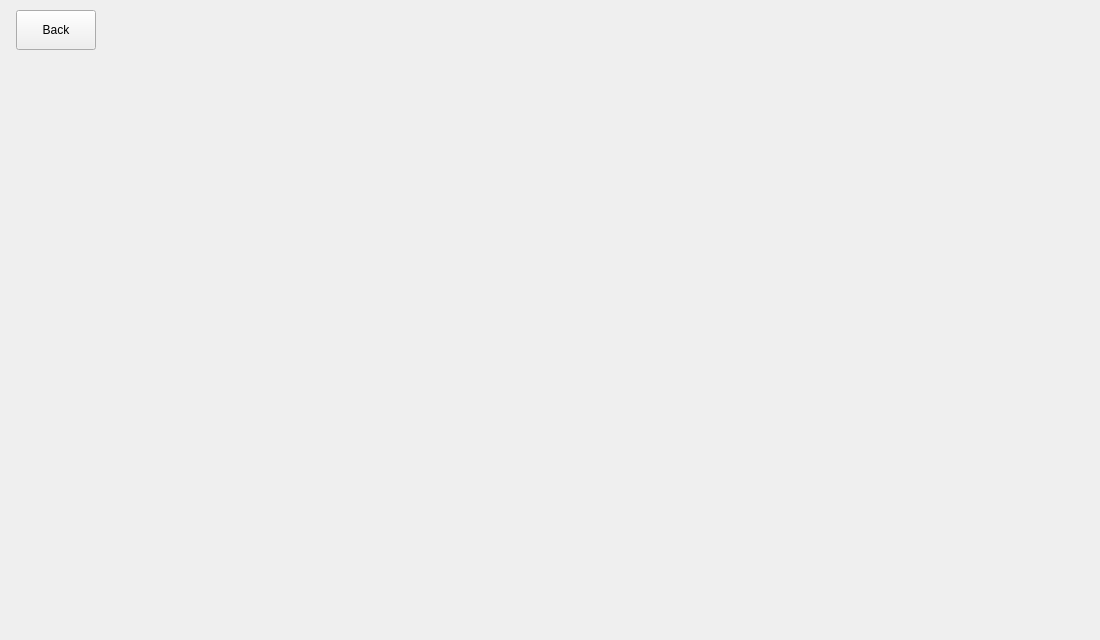
<?xml version="1.0" encoding="UTF-8"?>
<ui version="4.0">
 <class>KeeperMainWidget</class>
 <widget class="QWidget" name="KeeperMainWidget">
  <property name="geometry">
   <rect>
    <x>0</x>
    <y>0</y>
    <width>1100</width>
    <height>640</height>
   </rect>
  </property>
  <layout class="QVBoxLayout" name="rootLayout">
   <property name="spacing">
    <number>0</number>
   </property>
   <property name="leftMargin">
    <number>0</number>
   </property>
   <property name="topMargin">
    <number>0</number>
   </property>
   <property name="rightMargin">
    <number>0</number>
   </property>
   <property name="bottomMargin">
    <number>0</number>
   </property>
   <item>
    <widget class="QFrame" name="topBar">
     <property name="frameShape">
      <enum>QFrame::Shape::NoFrame</enum>
     </property>
     <layout class="QHBoxLayout" name="topBarLayout">
      <property name="spacing">
       <number>12</number>
      </property>
      <property name="leftMargin">
       <number>16</number>
      </property>
      <property name="topMargin">
       <number>10</number>
      </property>
      <property name="rightMargin">
       <number>16</number>
      </property>
      <property name="bottomMargin">
       <number>10</number>
      </property>
      <item>
       <widget class="QPushButton" name="backButton">
        <property name="minimumSize">
         <size>
          <width>0</width>
          <height>40</height>
         </size>
        </property>
        <property name="cursor">
         <cursorShape>PointingHandCursor</cursorShape>
        </property>
        <property name="text">
         <string>Back</string>
        </property>
        <property name="iconName" stdset="0">
         <string notr="true">arrow-left</string>
        </property>
       </widget>
      </item>
      <item>
       <spacer name="topSpacer">
        <property name="orientation">
         <enum>Qt::Orientation::Horizontal</enum>
        </property>
        <property name="sizeHint" stdset="0">
         <size>
          <width>40</width>
          <height>20</height>
         </size>
        </property>
       </spacer>
      </item>
     </layout>
    </widget>
   </item>
   <item>
    <widget class="QStackedWidget" name="pageStack">
     <property name="sizePolicy">
      <sizepolicy hsizetype="Expanding" vsizetype="Expanding">
       <horstretch>0</horstretch>
       <verstretch>1</verstretch>
      </sizepolicy>
     </property>
    </widget>
   </item>
  </layout>
 </widget>
 <resources/>
 <connections/>
</ui>
